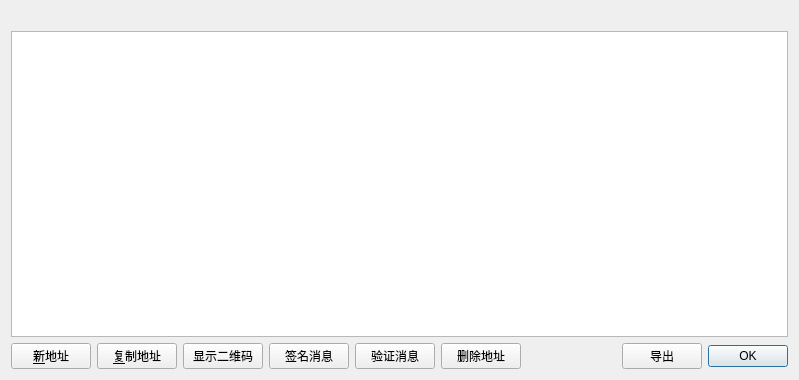
<?xml version="1.0" encoding="UTF-8"?>
<ui version="4.0">
 <class>AddressBookPage</class>
 <widget class="QWidget" name="AddressBookPage">
  <property name="geometry">
   <rect>
    <x>0</x>
    <y>0</y>
    <width>799</width>
    <height>380</height>
   </rect>
  </property>
  <property name="windowTitle">
   <string>Address Book</string>
  </property>
  <layout class="QVBoxLayout" name="verticalLayout">
   <item>
    <widget class="QLabel" name="labelExplanation">
     <property name="textFormat">
      <enum>Qt::PlainText</enum>
     </property>
     <property name="wordWrap">
      <bool>true</bool>
     </property>
    </widget>
   </item>
   <item>
    <widget class="QTableView" name="tableView">
     <property name="contextMenuPolicy">
      <enum>Qt::CustomContextMenu</enum>
     </property>
     <property name="toolTip">
      <string>Double-click to edit address or label</string>
     </property>
     <property name="tabKeyNavigation">
      <bool>false</bool>
     </property>
     <property name="alternatingRowColors">
      <bool>true</bool>
     </property>
     <property name="selectionMode">
      <enum>QAbstractItemView::SingleSelection</enum>
     </property>
     <property name="selectionBehavior">
      <enum>QAbstractItemView::SelectRows</enum>
     </property>
     <property name="sortingEnabled">
      <bool>true</bool>
     </property>
     <attribute name="verticalHeaderVisible">
      <bool>false</bool>
     </attribute>
    </widget>
   </item>
   <item>
    <layout class="QHBoxLayout" name="horizontalLayout">
     <item>
      <widget class="QPushButton" name="newAddress">
       <property name="toolTip">
        <string>创建一个新地址</string>
       </property>
       <property name="text">
        <string>&amp;新地址</string>
       </property>
       <property name="icon">
        <iconset resource="../bitcoin.qrc">
         <normaloff>:/icons/add</normaloff>:/icons/add</iconset>
       </property>
      </widget>
     </item>
     <item>
      <widget class="QPushButton" name="copyAddress">
       <property name="toolTip">
        <string>Copy the currently selected address to the system clipboard</string>
       </property>
       <property name="text">
        <string>&amp;复制地址</string>
       </property>
       <property name="icon">
        <iconset resource="../bitcoin.qrc">
         <normaloff>:/icons/editcopy</normaloff>:/icons/editcopy</iconset>
       </property>
      </widget>
     </item>
     <item>
      <widget class="QPushButton" name="showQRCode">
       <property name="text">
        <string>显示二维码</string>
       </property>
       <property name="icon">
        <iconset resource="../bitcoin.qrc">
         <normaloff>:/icons/qrcode</normaloff>:/icons/qrcode</iconset>
       </property>
      </widget>
     </item>
     <item>
      <widget class="QPushButton" name="signMessage">
       <property name="toolTip">
        <string>Sign a message to prove you own a Greenpay address</string>
       </property>
       <property name="text">
        <string>签名消息</string>
       </property>
       <property name="icon">
        <iconset resource="../bitcoin.qrc">
         <normaloff>:/icons/edit</normaloff>:/icons/edit</iconset>
       </property>
      </widget>
     </item>
     <item>
      <widget class="QPushButton" name="verifyMessage">
       <property name="toolTip">
        <string>Verify a message to ensure it was signed with a specified Greenpay address</string>
       </property>
       <property name="text">
        <string>验证消息</string>
       </property>
       <property name="icon">
        <iconset resource="../bitcoin.qrc">
         <normaloff>:/icons/transaction_0</normaloff>:/icons/transaction_0</iconset>
       </property>
      </widget>
     </item>
     <item>
      <widget class="QPushButton" name="deleteAddress">
       <property name="toolTip">
        <string>Delete the currently selected address from the list</string>
       </property>
       <property name="text">
        <string>删除地址</string>
       </property>
       <property name="icon">
        <iconset resource="../bitcoin.qrc">
         <normaloff>:/icons/remove</normaloff>:/icons/remove</iconset>
       </property>
      </widget>
     </item>
     <item>
      <spacer name="horizontalSpacer">
       <property name="orientation">
        <enum>Qt::Horizontal</enum>
       </property>
       <property name="sizeHint" stdset="0">
        <size>
         <width>40</width>
         <height>20</height>
        </size>
       </property>
      </spacer>
     </item>
     <item>
      <widget class="QPushButton" name="exportButton">
       <property name="toolTip">
        <string>Export the data in the current tab to a file</string>
       </property>
       <property name="text">
        <string>导出</string>
       </property>
       <property name="icon">
        <iconset resource="../bitcoin.qrc">
         <normaloff>:/icons/export</normaloff>:/icons/export</iconset>
       </property>
      </widget>
     </item>
     <item>
      <widget class="QDialogButtonBox" name="buttonBox">
       <property name="sizePolicy">
        <sizepolicy hsizetype="Maximum" vsizetype="Fixed">
         <horstretch>0</horstretch>
         <verstretch>0</verstretch>
        </sizepolicy>
       </property>
       <property name="standardButtons">
        <set>QDialogButtonBox::Ok</set>
       </property>
      </widget>
     </item>
    </layout>
   </item>
  </layout>
 </widget>
 <resources>
  <include location="../bitcoin.qrc"/>
 </resources>
 <connections/>
</ui>
